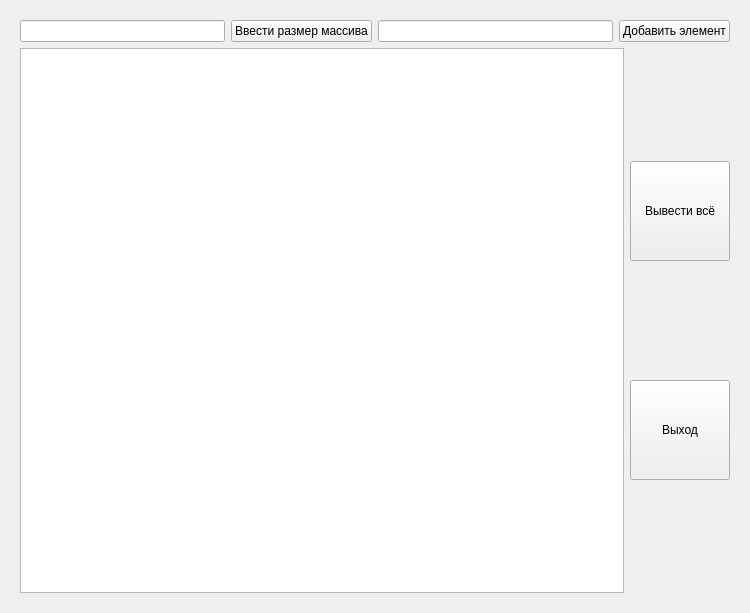
<?xml version="1.0" encoding="UTF-8"?>
<ui version="4.0">
 <class>Widget</class>
 <widget class="QWidget" name="Widget">
  <property name="geometry">
   <rect>
    <x>0</x>
    <y>0</y>
    <width>750</width>
    <height>613</height>
   </rect>
  </property>
  <property name="windowTitle">
   <string>Widget</string>
  </property>
  <layout class="QVBoxLayout" name="verticalLayout">
   <item>
    <widget class="QWidget" name="widget" native="true">
     <layout class="QVBoxLayout" name="verticalLayout_3">
      <item>
       <layout class="QHBoxLayout" name="horizontalLayout_3">
        <item>
         <layout class="QHBoxLayout" name="horizontalLayout_2">
          <item>
           <widget class="QLineEdit" name="sizeLine"/>
          </item>
          <item>
           <widget class="QPushButton" name="sizeButton">
            <property name="sizePolicy">
             <sizepolicy hsizetype="Minimum" vsizetype="Fixed">
              <horstretch>0</horstretch>
              <verstretch>0</verstretch>
             </sizepolicy>
            </property>
            <property name="text">
             <string>Ввести размер массива</string>
            </property>
            <property name="autoDefault">
             <bool>true</bool>
            </property>
           </widget>
          </item>
         </layout>
        </item>
        <item>
         <layout class="QHBoxLayout" name="horizontalLayout">
          <item>
           <widget class="QLineEdit" name="elemLine"/>
          </item>
          <item>
           <widget class="QPushButton" name="addElemButton">
            <property name="text">
             <string>Добавить элемент</string>
            </property>
            <property name="autoDefault">
             <bool>true</bool>
            </property>
           </widget>
          </item>
         </layout>
        </item>
       </layout>
      </item>
      <item>
       <layout class="QHBoxLayout" name="horizontalLayout_4">
        <item>
         <widget class="QTextEdit" name="bigTextEdit"/>
        </item>
        <item>
         <layout class="QVBoxLayout" name="verticalLayout_2">
          <item>
           <widget class="QPushButton" name="showAllButton">
            <property name="minimumSize">
             <size>
              <width>100</width>
              <height>100</height>
             </size>
            </property>
            <property name="text">
             <string>Вывести всё</string>
            </property>
            <property name="autoDefault">
             <bool>true</bool>
            </property>
           </widget>
          </item>
          <item>
           <widget class="QPushButton" name="pushButton">
            <property name="minimumSize">
             <size>
              <width>100</width>
              <height>100</height>
             </size>
            </property>
            <property name="text">
             <string>Выход</string>
            </property>
            <property name="autoDefault">
             <bool>true</bool>
            </property>
           </widget>
          </item>
         </layout>
        </item>
       </layout>
      </item>
     </layout>
    </widget>
   </item>
  </layout>
 </widget>
 <resources/>
 <connections>
  <connection>
   <sender>pushButton</sender>
   <signal>clicked()</signal>
   <receiver>Widget</receiver>
   <slot>close()</slot>
   <hints>
    <hint type="sourcelabel">
     <x>686</x>
     <y>403</y>
    </hint>
    <hint type="destinationlabel">
     <x>701</x>
     <y>701</y>
    </hint>
   </hints>
  </connection>
 </connections>
</ui>
